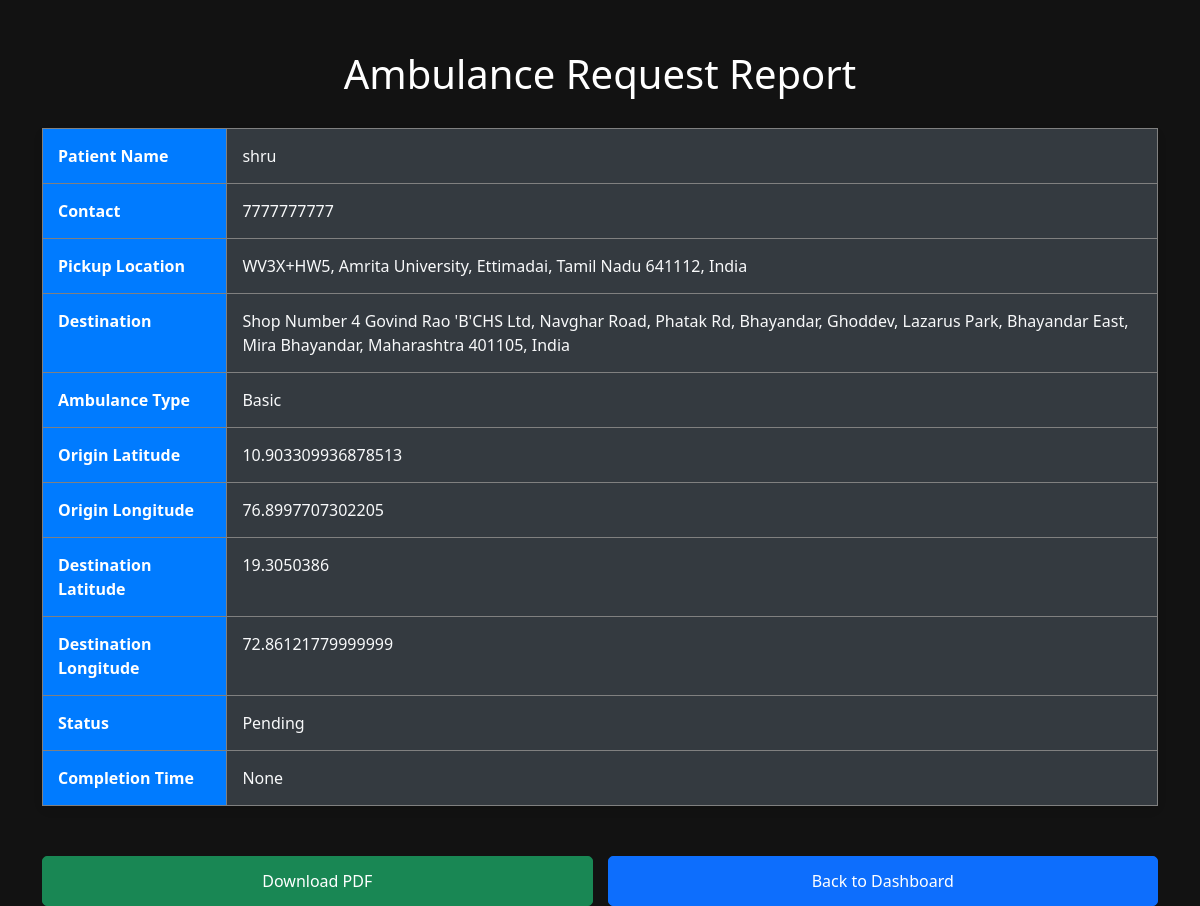
Page /view_report/4 on the committed database.
### tables this page shows
CREATE TABLE ambulance_requests (
            id INTEGER PRIMARY KEY AUTOINCREMENT,
            user_id INTEGER,
            patient_name TEXT,
            contact TEXT,
            pickup_location TEXT,
            destination TEXT,
            ambulance_type TEXT,
            origin_lat REAL NOT NULL,
            origin_lng REAL NOT NULL,
            destination_lat REAL,
            destination_lng REAL,
            status TEXT DEFAULT 'Pending',
            estimated_arrival_time TEXT,
            estimated_completion_time TEXT,
            pickup_lat REAL,
            pickup_lng REAL, request_time TEXT, estimated_time_minutes INTEGER,
            FOREIGN KEY (user_id) REFERENCES users(id)
        );

### app.py (the view)
@app.route('/view_report/<int:req_id>')
def view_report(req_id):
    conn = sqlite3.connect('users.db')
    cursor = conn.cursor()
    cursor.execute('''SELECT r.patient_name, r.contact, r.pickup_location, r.destination, r.ambulance_type,
                             r.origin_lat, r.origin_lng, r.destination_lat, r.destination_lng, r.status,
                             r.estimated_arrival_time, r.estimated_completion_time,
                             r.pickup_lat, r.pickup_lng
                      FROM ambulance_requests r
                      WHERE r.id = ?''', (req_id,))
    report = cursor.fetchone()
    conn.close()
    if report:
        patient_name, contact, pickup_location, destination, ambulance_type, \
        origin_lat, origin_lng, destination_lat, destination_lng, status, \
        estimated_arrival_time, estimated_completion_time, pickup_lat, pickup_lng = report
        if estimated_arrival_time and estimated_arrival_time != 'Not Available':
            estimated_arrival_time = datetime.fromisoformat(estimated_arrival_time).strftime('%Y-%m-%d %H:%M:%S')
        if estimated_completion_time and estimated_completion_time != 'Not Available':
            estimated_completion_time = datetime.fromisoformat(estimated_completion_time).strftime('%Y-%m-%d %H:%M:%S')
        return render_template('report.html',
                               patient_name=patient_name,
                               contact=contact,
                               pickup_location=pickup_location,
                               destination_location=destination,
                               ambulance_type=ambulance_type,
                               origin_lat=origin_lat,
                               origin_lng=origin_lng,
                               destination_lat=destination_lat,
                               destination_lng=destination_lng,
                               status=status,
                               estimated_arrival_time=estimated_arrival_time,
                               estimated_completion_time=estimated_completion_time,
                               pickup_lat=pickup_lat,
                               pickup_lng=pickup_lng,
                               req_id=req_id)  # Make sure req_id is passed here
    else:
        flash("No report found for this request.", "danger")
        return redirect(url_for('admin_dashboard'))

### templates/report.html (shortened to what this page needs)
<!DOCTYPE html>
<html lang="en">
<head>
    <link rel="stylesheet" href="https://cdn.jsdelivr.net/npm/bootstrap@5.3.0-alpha1/dist/css/bootstrap.min.css">
</head>
<body>
<div class="container">
    <h1>Ambulance Request Report</h1>
    <table class="table table-bordered">
        <tr>
            <th>Patient Name</th>
            <td>{{ patient_name }}</td>
        </tr>
        <tr>
            <th>Contact</th>
            <td>{{ contact }}</td>
        </tr>
        <tr>
            <th>Pickup Location</th>
            <td>{{ pickup_location }}</td>
        </tr>
        <tr>
            <th>Destination</th>
            <td>{{ destination_location }}</td>
        </tr>
        <tr>
            <th>Ambulance Type</th>
            <td>{{ ambulance_type }}</td>
        </tr>
        <tr>
            <th>Origin Latitude</th>
            <td>{{ origin_lat }}</td>
        </tr>
        <tr>
            <th>Origin Longitude</th>
            <td>{{ origin_lng }}</td>
        </tr>
        <tr>
            <th>Destination Latitude</th>
            <td>{{ destination_lat }}</td>
        </tr>
        <tr>
            <th>Destination Longitude</th>
            <td>{{ destination_lng }}</td>
        </tr>
        <tr>
            <th>Status</th>
            <td>{{ status }}</td>
        </tr>
        <tr>
            <th>Completion Time</th>
            <td>{{ estimated_completion_time }}</td>
        </tr>
    </table>
    <div class="btn-container">
        <a href="{{ url_for('download_pdf', req_id=req_id) }}" class="btn btn-success">Download PDF</a>
        <a href="{{ url_for('admin_dashboard') }}" class="btn btn-primary">Back to Dashboard</a>
    </div>
</div>
</body>
</html>

### templates/report.html (style rules this page uses)
body { background-color: #121212; color: #f8f9fa; }
.container { margin-top: 50px; }
h1 { font-size: 2.5rem; margin-bottom: 30px; text-align: center; color: #ffffff; }
.table { background-color: #1e1e1e; border-radius: 8px; box-shadow: 0 4px 10px rgba(0, 0, 0, 0.1); }
.table th { background-color: #007bff; color: #fff; font-weight: bold; padding: 15px; }
.table td { background-color: #343a40; color: #f8f9fa; padding: 15px; }
.table-bordered td, .table-bordered th { border: 1px solid grey; }
.btn { margin-top: 20px; padding: 12px 20px; font-size: 16px; width: 100%; border-radius: 5px; transition: background-color 0.3s ease-in-out; }
.btn-container { display: flex; justify-content: space-between; gap: 15px; margin-top: 30px; }

### rows in the picture
ambulance_requests: patient_name "shru", contact "7777777777", pickup_location "WV3X+HW5, Amrita University, Ettimadai, Tamil Nadu 641112, India", destination "Shop Number 4 Govind Rao 'B'CHS Ltd, Navghar Road, Phatak Rd, Bhayandar, Ghoddev, Lazarus Park, Bhayandar East, Mira Bhayandar, Maharashtra 401105, India", ambulance_type "Basic", origin_lat "10.903309936878513", origin_lng "76.8997707302205", destination_lat "19.3050386", destination_lng "72.86121779999999", status "Pending"

### other values in the picture
{{ estimated_completion_time }} "None"
